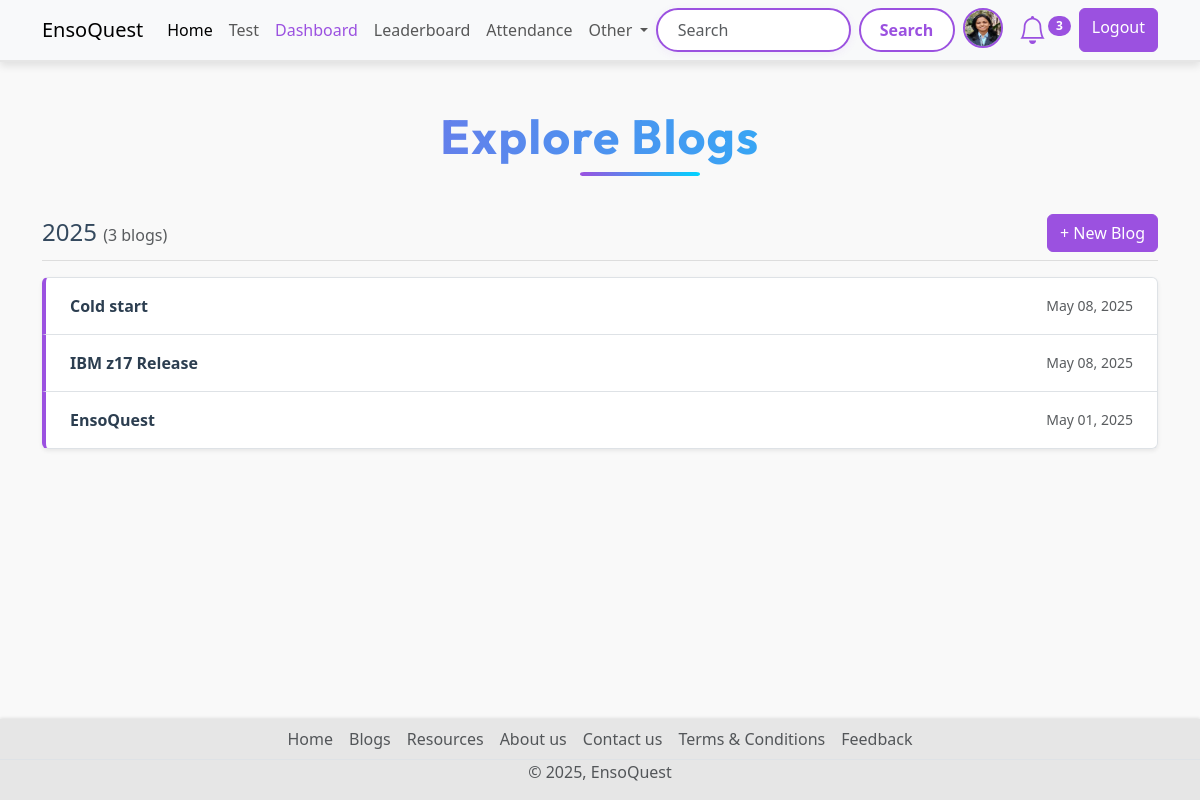
/blogs (signed in), run on the app's committed database.
### account/models.py (models this page shows, shortened)
class Profile(models.Model):
    user = models.OneToOneField(User,on_delete=models.CASCADE, null=True,verbose_name='User Object')
    position = models.CharField(max_length=100,blank=True,null=True)
    bio = models.TextField(blank=True,null=True)
    profile_img = models.ImageField(upload_to='profile_image', default='user.png',blank=True,null=True,verbose_name= 'Profile Pic')

### base/models.py (models this page shows, shortened)
class Blog(models.Model):
    title = models.CharField(max_length=255)
    content = models.TextField()
    author = models.ForeignKey('auth.user', on_delete=models.CASCADE)
    STATUS = (
        ('public','Public'),
        ('private','Private'),
    )
    status = models.CharField(max_length=7, choices=STATUS)
    created_at = models.DateTimeField(auto_now_add=True)
    updated_at = models.DateTimeField(auto_now=True)

### base/views.py (the view)
# urls.py: path('blogs', views.blogs_view, name='blogs'),
def blogs_view(request):
    year_blog_count = Blog.objects.annotate(year=ExtractYear('created_at')).values('year').annotate(count=Count('id')).order_by('-year').filter(status='public')
    blogs = Blog.objects.filter(status='public').order_by('-created_at')
    context={"year_blog_count":year_blog_count, "blogs": blogs}
    return render(request, "blogs.html", context)

### base/context_processors.py (called while the page is built)
def notification_count(request):
    if request.user.is_authenticated:
        unread_count = Notification.objects.filter(user=request.user, is_read=False).count()
        return {'unread_notification_count': unread_count}
    return {}

### Templates/blogs.html (shortened to what this page needs)
{% extends 'index.html' %}
{% block content %}
{% load static %}
  <link rel="stylesheet" href="{% static 'css/blogs.css' %}">
<div class="container my-5">
  <h1 class="text-center fw-bold display-5 mb-5 title">Explore Blogs</h1>
  {% for year_count in year_blog_count %}
  <section class="mb-5">
    <div class="d-flex justify-content-between align-items-center mb-3" style="border-bottom: 1px solid #ddd; padding-bottom: 0.5rem;">
      <h4 class="mb-0" style="color: #34495e;">
        {{ year_count.year }} <span class="text-muted fs-6">({{ year_count.count }} blogs)</span>
      </h4>
      {% if user.is_authenticated %}
      <a href="{% url 'create_blog' %}" class="btn btn-primary ">
        + New Blog
      </a>
      {% endif %}
    </div>
    <div class="list-group shadow-sm rounded">
      {% for blog in blogs %}
      {% if blog.created_at|date:"Y" == year_count.year|stringformat:"s" %}
      <a href="{% url 'blog' blog.id %}"
         class="list-group-item list-group-item-action d-flex justify-content-between align-items-center py-3 px-4"
         style="transition: 0.3s ease; border-left: 4px solid #9b51e0;">
        <div class="fw-semibold" style="color: #2c3e50;">
          {{ blog.title }}
        </div>
        <small class="text-muted">{{ blog.created_at|date:"M d, Y" }}</small>
      </a>
      {% endif %}
      {% endfor %}
    </div>
  </section>
  {% endfor %}
</div>
{% endblock content %}

### Templates/components/navbar.html (shortened to what this page needs)
<nav class="navbar navbar-expand-lg bg-body-tertiary d-none d-lg-block">
  <div class="container">
    <a class="navbar-brand" href="{% url 'home' %}">EnsoQuest</a>
    <div class="collapse navbar-collapse" id="navbarSupportedContent">
      <ul class="navbar-nav me-auto mb-2 mb-lg-0">
        <li class="nav-item">
          <a class="nav-link active" aria-current="page" href="{% url 'home' %}">Home</a>
        </li>
        <li class="nav-item">
          <a class="nav-link" href="{% url 'all_quiz' %}">Test</a>
        </li>
        {% if request.user.is_superuser %}
          <li class="nav-item">
            <a class="nav-link" href="{% url 'dashboard' %}" style="color: #9b51e0 !important;">Dashboard</a>
          </li>
        {% endif %}
        <li class="nav-item">
          <a class="nav-link" href="{% url 'leaderboard' %}">Leaderboard</a>
        </li>
        {% if request.user.is_authenticated %}
          {% if request.user.is_superuser %}
            <li class="nav-item">
              <a class="nav-link" href="{% url 'attendance:session_list' %}">Attendance</a>
            </li>
          {% else %}
            <li class="nav-item">
              <a class="nav-link" href="{% url 'attendance:student_attendance_report' %}">Attendance</a>
            </li>
          {% endif %}
        {% endif %}
        <li class="nav-item dropdown">
          <a class="nav-link dropdown-toggle" href="#" role="button" data-bs-toggle="dropdown" aria-expanded="false">
            Other
          </a>
        </li>
      </ul>
      <form class="d-flex" role="search" action="{% url 'search_users' %}">
        <input class="form-control me-2" type="search" name="q" placeholder="Search" aria-label="Search">
        <button class="btn btn-search" type="submit">Search</button>
        {% if request.user.is_authenticated %}
          <a href="{% url 'profile' request.user.username %}" data-bs-toggle="tooltip" data-bs-placement="bottom" data-bs-title="{{ request.user.username }}" class="mx-2">
            <img src="{{ request.user.profile.profile_img.url }}" class="rounded-circle profile-img-purple" width="40" height="40" alt="profile_img">
          </a>
          <li class="nav-item dropdown list-unstyled mx-2">
            <a class="nav-link dropdown-toggle position-relative" href="#" id="notificationDropdown" data-bs-toggle="dropdown" role="button" aria-expanded="false">
              <i class="bi bi-bell fs-3 bell-purple"></i>
              {% if unread_notification_count > 0 %}
                <span class="position-absolute badge rounded-pill bg-purple notification-badge">
                 {{ unread_notification_count }}
                </span>
              {% endif %}
            </a>
          </li>
          <a href="{% url 'logout' %}" class="btn btn-log ms-2">Logout</a>
        {% else %}
          <a href="{% url 'login' %}" class="btn btn-log ms-2">Login</a>
        {% endif %}
      </form>
    </div>
  </div>
</nav>

### static/css/style.css (style rules this page uses)
.title { font-family: 'Outfit', sans-serif; font-size: clamp(2.5rem, 6vw, 4rem); font-weight: 700; background: linear-gradient(90deg, #9b51e0, #00d4ff); -webkit-background-clip: text; background-clip: text; -webkit-text-fill-color: transparent; color: transparent; opacity: 0; animation: fadeInTitle 1.3s ease-in-out forwards; margin: 2rem 0 1rem; line-height: 1.2; text-align: center; letter-spacing: 1.5px; position: relative; }
.title::after { content: ""; position: absolute; left: 50%; transform: translateX(-50%); bottom: -10px; width: 60px; height: 4px; background: linear-gradient(to right, #9b51e0, #00d4ff); border-radius: 999px; opacity: 0; animation: fadeInLine 1.5s ease-in-out forwards 0.8s; margin: 0 10px; }
body { background-color: #f9f9f9; font-family: 'Segoe UI', Tahoma, Geneva, Verdana, sans-serif; padding-top: 60px; padding-bottom: 50px; margin: 0; }
nav.navbar { position: fixed; top: 0; left: 0; right: 0; width: 100%; background-color: rgba(249, 249, 249, 0.8); box-shadow: 0 4px 8px rgba(0, 0, 0, 0.1); border-bottom: 2px solid #e6e6e6; z-index: 9999; }
.form-control[type="search"] { border: 2px solid #9b51e0; border-radius: 999px; padding: 0.5rem 1.2rem; transition: all 0.3s ease; box-shadow: 0 2px 8px rgba(155, 81, 224, 0.08); }
.navbar .btn-search { background-color: #fff; color: #9b51e0; border: 2px solid #9b51e0; border-radius: 999px; padding: 0.4rem 1.2rem; font-weight: 600; transition: all 0.3s ease; }
.navbar .btn-log, .form-inline .btn-log { background-color: #9b51e0; background: #9b51e0; border-color: #9b51e0; color: white; font-weight: 500; }
.bell-purple { color: #9b51e0 !important; }
.bg-purple { background-color: #9b51e0 !important; color: white !important; }
.notification-badge { top: 8px !important; right: -8px !important; transform: none !important; }
.profile-img-purple { border: 2px solid #9b51e0; border-radius: 50%; }

### static/css/blogs.css (style rules this page uses)
body { background-color: #f9f9f9; }
.btn-primary { background-color: #9b51e0; border-color: #9b51e0; }

### data on the page
Blog: title "Cold start", created_at "May 08, 2025"
Blog: title "IBM z17 Release", created_at "May 08, 2025"
Blog: title "EnsoQuest", created_at "May 01, 2025"

### other printed values
{{ unread_notification_count }} "3"
{{ year_count.year }} "2025"
{{ year_count.count }} "3"
